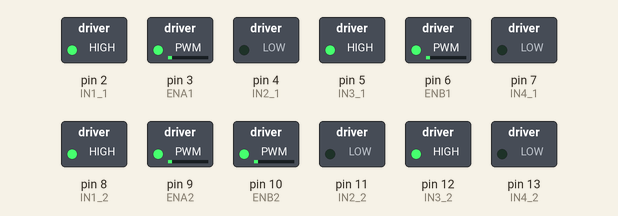
Recording of a sketch running on a simulated Arduino Uno, built with avr-gcc and run on an emulated ATmega328P. Shown: switched loads named in the sketch (green lamp = pin HIGH).

Above: at 0.17 s.
At 10.1 s:
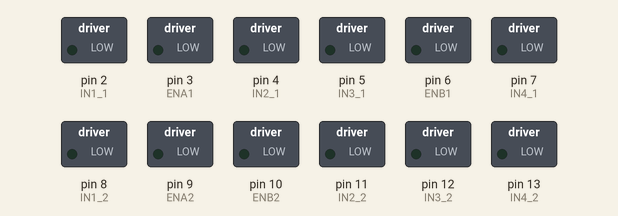
Timing chart, 0 to 11.6 s (numbered marks = the images above):
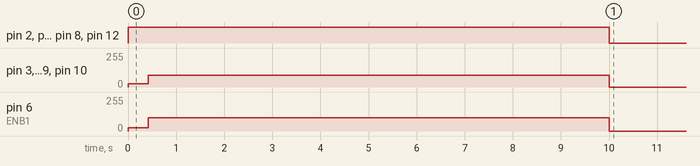

Measured:
- by itself, pin 2 (IN1_1), pin 5 (IN3_1), pin 8 (IN1_2), pin 12 (IN3_2): LOW → HIGH at 0.00 s, → LOW 10.0 s later
- by itself, pin 3 (ENA1), pin 9 (ENA2), pin 10 (ENB2): 0/255 → 25/255 at 0.00 s, → 88/255 0.41 s later, → 0/255 9.6 s later
- by itself, pin 6 (ENB1): 0/255 → 25/255 at 0.00 s, → 101/255 0.41 s later, → 0/255 9.6 s later

The sketch:

testingAllMotors.ino
```cpp
#include <Arduino.h>

// ----- Motor Driver 1 (LEFT side) -----
const int ENA1  = 3;   // PWM
const int IN1_1 = 2;
const int IN2_1 = 4;

const int IN3_1 = 5;
const int IN4_1 = 7;
const int ENB1  = 6;   // PWM

// ----- Motor Driver 2 (RIGHT side) -----
const int ENA2  = 9;   // PWM
const int IN1_2 = 8;
const int IN2_2 = 11;

const int IN3_2 = 12;
const int IN4_2 = 13;
const int ENB2  = 10;

const bool INVERT_LEFT  = false;
const bool INVERT_RIGHT = false;

// PWM tuning
const int PWM_MAX = 255;
const int PWM_DEADBAND_DEFAULT = 0;

// Base mapping: |cmd| * CMD_TO_PWM -> PWM
const float CMD_TO_PWM = 220.0f;

// ---------- Gains (trim) ----------
const float GAIN_ENA1 = 0.80f;
const float GAIN_ENB1 = 0.80f;
const float GAIN_ENA2 = 0.80f;
const float GAIN_ENB2 = 0.80f;

// ---------- Start PWM ----------
const int START_ENA1 = 25;
const int START_ENB1 = 25;
const int START_ENA2 = 25;
const int START_ENB2 = 25;

// ---------- Scale ----------
const float SCALE_ENA1 = 1.00f;
const float SCALE_ENB1 = 1.20f;
const float SCALE_ENA2 = 1.00f;
const float SCALE_ENB2 = 1.00f;

// --------- Straight-line trim ---------
// + trims to the RIGHT (boost right, reduce left)
// - trims to the LEFT  (boost left,  reduce right)
float STRAIGHT_TRIM = 0.00f;     // try 0.02, -0.02, etc.
// -------------------------------------

// Smooth motion tuning
const float MAX_V_ACCEL = 1.2f;
const float MAX_V_DECEL = 2.0f;
const float MAX_W_ACCEL = 2.0f;
const float MAX_W_DECEL = 3.0f;

const unsigned long CMD_TIMEOUT_MS = 600;
const unsigned long DEMO_RUN_MS = 2000;

unsigned long last_cmd_ms = 0;

// Targets
float v_target = 0.0f, w_target = 0.0f;
// Smoothed/current
float v_now = 0.0f, w_now = 0.0f;

unsigned long start_ms = 0;
bool stopped = false;

// ---------- helpers ----------
int clampInt(int x, int lo, int hi) {
  if (x < lo) return lo;
  if (x > hi) return hi;
  return x;
}

float clampFloat(float x, float lo, float hi) {
  if (x < lo) return lo;
  if (x > hi) return hi;
  return x;
}

int basePwmFromCmd(float u, float gain) {
  float ug = u * gain;
  ug = clampFloat(ug, -1.0f, 1.0f);
  int pwm = (int)roundf(fabsf(ug) * CMD_TO_PWM);
  return clampInt(pwm, 0, PWM_MAX);
}

int shapePwm(int pwm_in, int start_pwm, float scale, int deadband) {
  pwm_in = clampInt(pwm_in, 0, PWM_MAX);
  if (pwm_in == 0) return 0;

  pwm_in = max(pwm_in, start_pwm);

  int above = pwm_in - start_pwm;
  int out = start_pwm + (int)roundf(scale * above);

  out = clampInt(out, 0, PWM_MAX);
  if (out < deadband) out = 0;
  return out;
}

float slewToward(float now, float target, float maxUpPerSec, float maxDownPerSec, float dt) {
  float err = target - now;
  if (err == 0.0f) return now;

  bool increasing_mag = fabsf(target) > fabsf(now);
  float maxStep = (increasing_mag ? maxUpPerSec : maxDownPerSec) * dt;

  if (err > 0) {
    if (err > maxStep) err = maxStep;
  } else {
    if (-err > maxStep) err = -maxStep;
  }
  return now + err;
}

void driveChannel(int inA, int inB, int en,
                  float u,
                  float gain,
                  int start_pwm,
                  float scale,
                  int deadband) {
  int base = basePwmFromCmd(u, gain);
  int pwm  = shapePwm(base, start_pwm, scale, deadband);

  if (pwm == 0) {
    digitalWrite(inA, LOW);
    digitalWrite(inB, LOW);
    analogWrite(en, 0);
    return;
  }

  if (u >= 0) {
    digitalWrite(inA, HIGH);
    digitalWrite(inB, LOW);
  } else {
    digitalWrite(inA, LOW);
    digitalWrite(inB, HIGH);
  }

  analogWrite(en, pwm);
}

void setLeft(float u) {
  if (INVERT_LEFT) u = -u;
  driveChannel(IN1_1, IN2_1, ENA1, u, GAIN_ENA1, START_ENA1, SCALE_ENA1, PWM_DEADBAND_DEFAULT);
  driveChannel(IN3_1, IN4_1, ENB1, u, GAIN_ENB1, START_ENB1, SCALE_ENB1, PWM_DEADBAND_DEFAULT);
}

void setRight(float u) {
  if (INVERT_RIGHT) u = -u;
  driveChannel(IN1_2, IN2_2, ENA2, u, GAIN_ENA2, START_ENA2, SCALE_ENA2, PWM_DEADBAND_DEFAULT);
  driveChannel(IN3_2, IN4_2, ENB2, u, GAIN_ENB2, START_ENB2, SCALE_ENB2, PWM_DEADBAND_DEFAULT);
}

void stopMotors() {
  digitalWrite(IN1_1, LOW); digitalWrite(IN2_1, LOW);
  digitalWrite(IN3_1, LOW); digitalWrite(IN4_1, LOW);
  analogWrite(ENA1, 0); analogWrite(ENB1, 0);

  digitalWrite(IN1_2, LOW); digitalWrite(IN2_2, LOW);
  digitalWrite(IN3_2, LOW); digitalWrite(IN4_2, LOW);
  analogWrite(ENA2, 0); analogWrite(ENB2, 0);
}

// Straight-line application: apply trim to left/right evenly
void applySmoothedCmd(float v, float w) {
  float left  = v - w;
  float right = v + w;

  // Straight trim: + boosts right, - boosts left
  float t = clampFloat(STRAIGHT_TRIM, -0.30f, 0.30f);
  left  *= (1.0f - t);
  right *= (1.0f + t);

  // Keep within sane range
  left  = clampFloat(left,  -1.0f, 1.0f);
  right = clampFloat(right, -1.0f, 1.0f);

  setLeft(left);
  setRight(right);
}

void updateSmoothing(float dt) {
  v_now = slewToward(v_now, v_target, MAX_V_ACCEL, MAX_V_DECEL, dt);
  w_now = slewToward(w_now, w_target, MAX_W_ACCEL, MAX_W_DECEL, dt);
}

void setup() {
  pinMode(ENA1, OUTPUT);  pinMode(ENB1, OUTPUT);
  pinMode(IN1_1, OUTPUT); pinMode(IN2_1, OUTPUT);
  pinMode(IN3_1, OUTPUT); pinMode(IN4_1, OUTPUT);

  pinMode(ENA2, OUTPUT);  pinMode(ENB2, OUTPUT);
  pinMode(IN1_2, OUTPUT); pinMode(IN2_2, OUTPUT);
  pinMode(IN3_2, OUTPUT); pinMode(IN4_2, OUTPUT);

  stopMotors();

  last_cmd_ms = millis();
  start_ms = last_cmd_ms;
}

void loop() {
  static unsigned long last_ms = millis();
  unsigned long now_ms = millis();
  float dt = (now_ms - last_ms) / 1000.0f;
  last_ms = now_ms;

  if (!stopped) {
    if (now_ms - start_ms < 10000) {
      // drive forward for 2 seconds
      v_target = 0.5f;
      w_target = 0.0f;
      last_cmd_ms = now_ms;
    } else {
      // stop after 2 seconds (and stay stopped)
      v_target = 0.0f;
      w_target = 0.0f;
      updateSmoothing(dt);
      applySmoothedCmd(v_now, w_now);
      stopMotors();
      stopped = true;
      return;
    }
  } else {
    // stay stopped forever
    stopMotors();
    return;
  }

  // safety timeout still works (optional)
  if (now_ms - last_cmd_ms > CMD_TIMEOUT_MS) {
    v_target = 0.0f;
    w_target = 0.0f;
  }

  updateSmoothing(dt);
  applySmoothedCmd(v_now, w_now);
}
```
